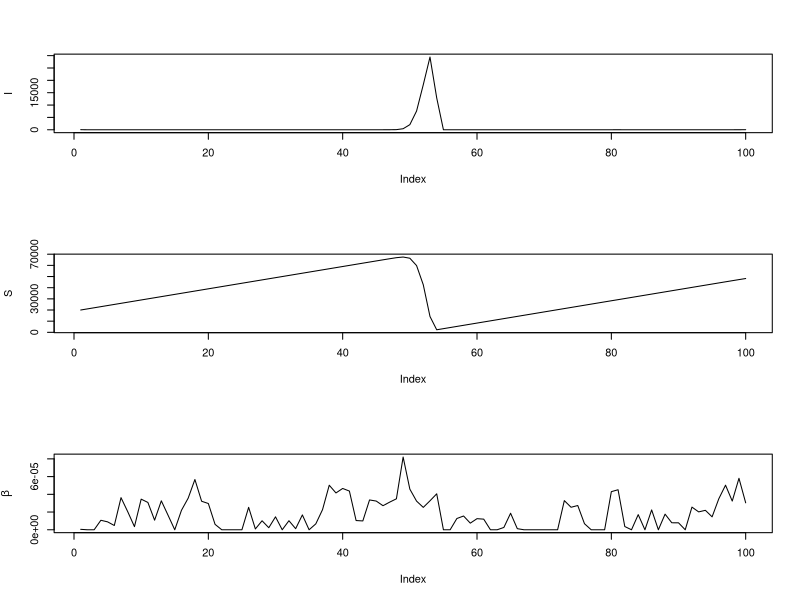

Here is the R script that generated this plot:
# stoch_sir.R:
#  Simulation version of a stochastic SIR model for measles dynamics in
#  Niamey, Niger. The goal here is just to hone in on model functional
#  form a what different parameter values do to dynamics.
#
# Author:
#  Andrew Tredennick (atredenn@gmail.com)


# Preliminaries -----------------------------------------------------------

rm(list = ls(all.names = ))
library(tidyverse)


# Define model function ---------------------------------------------------

sim_sir <- function(ntimes, mean_beta, psi, theta, epsilon, rho, I0, S0, births){
  I <- numeric(ntimes)
  S <- numeric(ntimes)
  gamma <- numeric(ntimes)
  I[1] <- I0
  S[1] <- S0
  gamma[1] <- mean_beta
  
  for(t in 2:ntimes){
    gamma[t] <- max(0.0000000001, psi*gamma[t-1] + (1 - psi) * rnorm(1, 0, 0.0002))
    beta <- gamma[t] * (1 + epsilon * sin( (2*pi*t)/26 + theta ) )
    escape_prob = exp(-beta * (I[t-1] + 1))
    escapees = rbinom(1, S[t-1], escape_prob)
    I[t] = S[t-1] - escapees
    S[t] = births + escapees
  }
  return(list(I, S, gamma))
}

runout <- sim_sir(ntimes = 100, mean_beta = 0.0000005, psi = 0.9, theta = 20, epsilon = 1, rho = 0.5, I0 = 40, S0 = 20000, births = 1000)

par(mfrow = c(3, 1))
plot(runout[[1]], type = "l", ylab = "I")
plot(runout[[2]], type = "l", ylab = "S")
plot(runout[[3]], type = "l", ylab = expression(beta))



beta <- 0.00001
I <- 50
exp(-beta*I)
exp(log(beta)+log(I))


